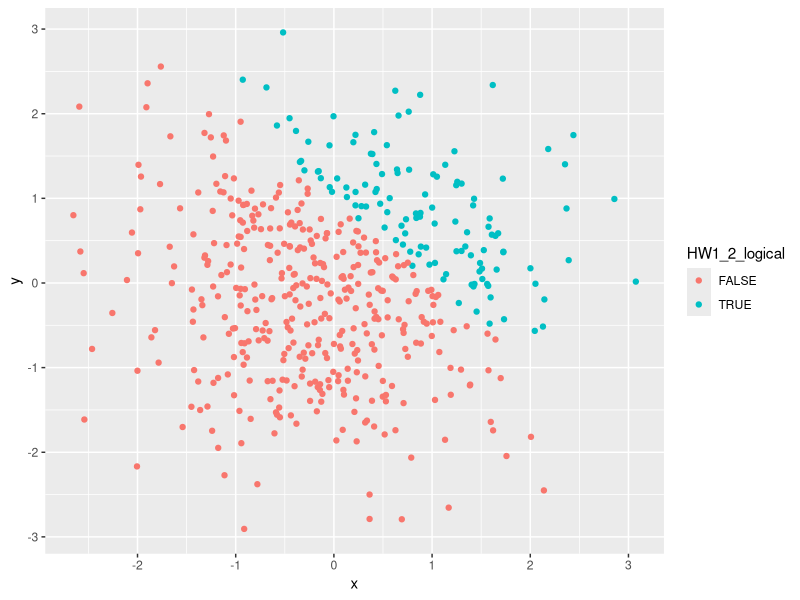
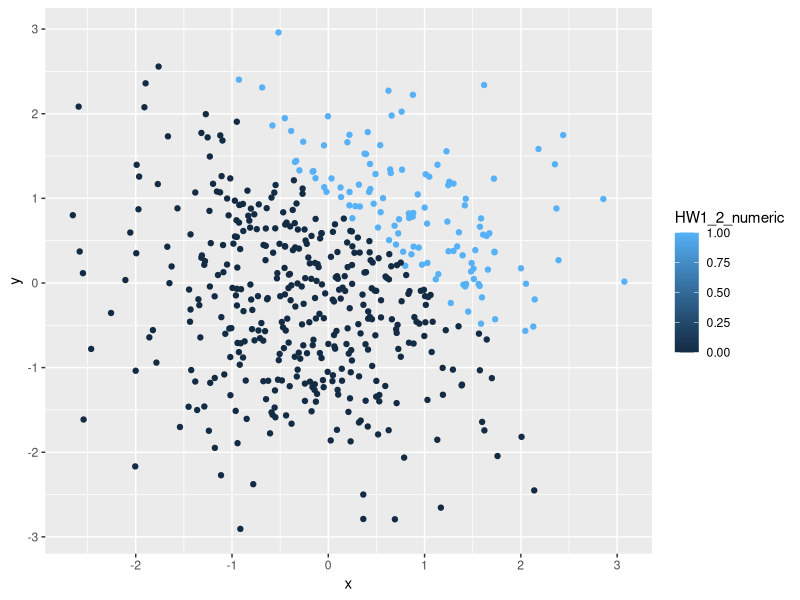
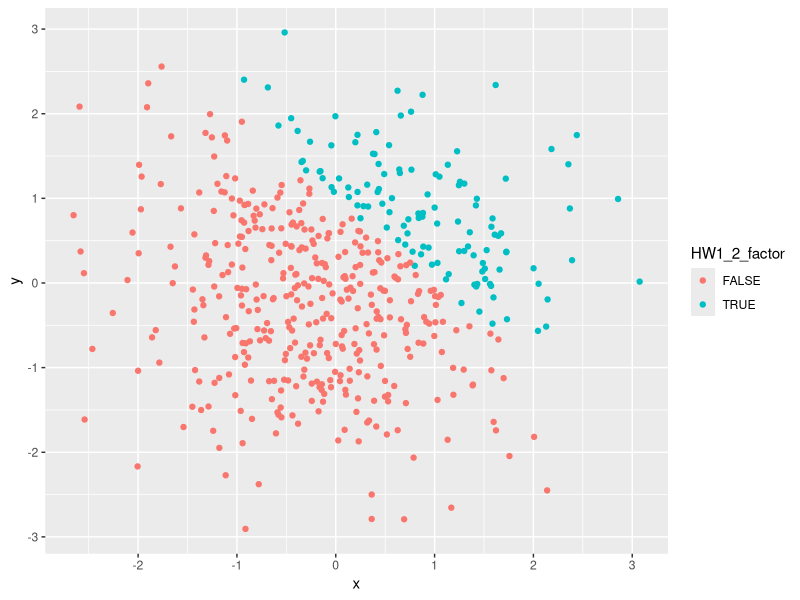
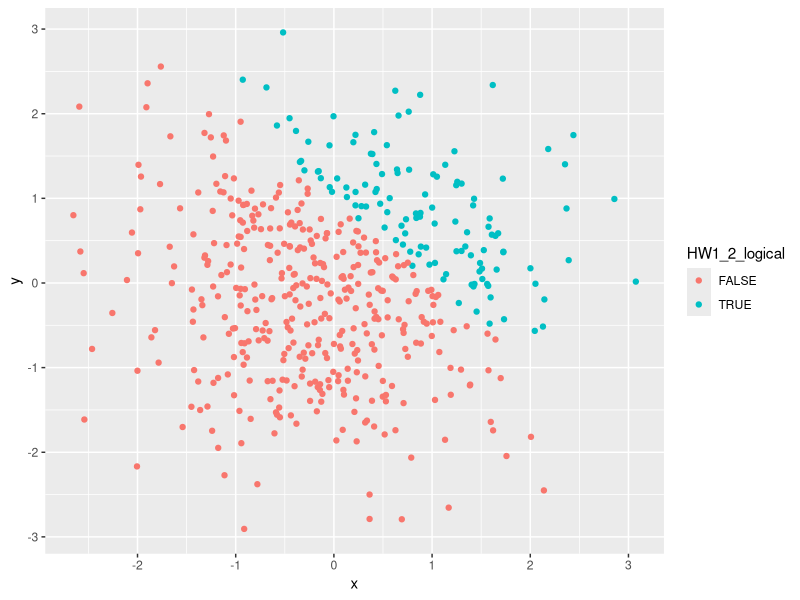

R code for these plots, in order:
## ---- chunk 1
library(tidyverse)

HW1_1_df = tibble(
  HW1_1_samp = rnorm(8),
  HW1_1_samp_pos = HW1_1_samp > 0,
  HW1_1_char = c("This","is","my","first","home","work","assignment","yay"),
  HW1_1_factor = factor(c("Kittens","are","cute","Kittens","are","cute","are","cute")),
)
## ---- chunk 2
mean(pull(HW1_1_df, HW1_1_samp))
mean(pull(HW1_1_df, HW1_1_samp_pos))
mean(pull(HW1_1_df, HW1_1_char))
mean(pull(HW1_1_df, HW1_1_factor))
## ---- chunk 3
HW1_1_rsamp = pull(HW1_1_df,HW1_1_samp)
HW1_1_rsamp_pos = pull(HW1_1_df,HW1_1_samp_pos)

HW1_1_samp_num = as.numeric(HW1_1_rsamp_pos)
HW1_1_samp_num * HW1_1_rsamp

HW1_1_samp_factor = as.factor(HW1_1_rsamp_pos)
HW1_1_samp_factor * HW1_1_rsamp

HW1_1_samp_num2 = as.numeric(HW1_1_samp_factor)
HW1_1_samp_num2 * HW1_1_rsamp
## ---- chunk 4
HW1_2_df = tibble(
  x = rnorm(500),
  y = rnorm(500),
  HW1_2_logical = x + y > 1,
  HW1_2_numeric = as.numeric(HW1_2_logical),
  HW1_2_factor = as.factor(HW1_2_logical)
)
## ---- chunk 5
plot_logical = ggplot(HW1_2_df, aes(x = x, y = y, color = HW1_2_logical)) + geom_point()
plot_logical
## ---- chunk 6
plot_numeric = ggplot(HW1_2_df, aes(x = x, y = y, color = HW1_2_numeric)) + geom_point()
plot_numeric
## ---- chunk 7
plot_factor = ggplot(HW1_2_df, aes(x = x, y = y, color = HW1_2_factor)) + geom_point()
plot_factor
## ---- chunk 8
ggsave("Plot_1.png", plot = plot_logical)
